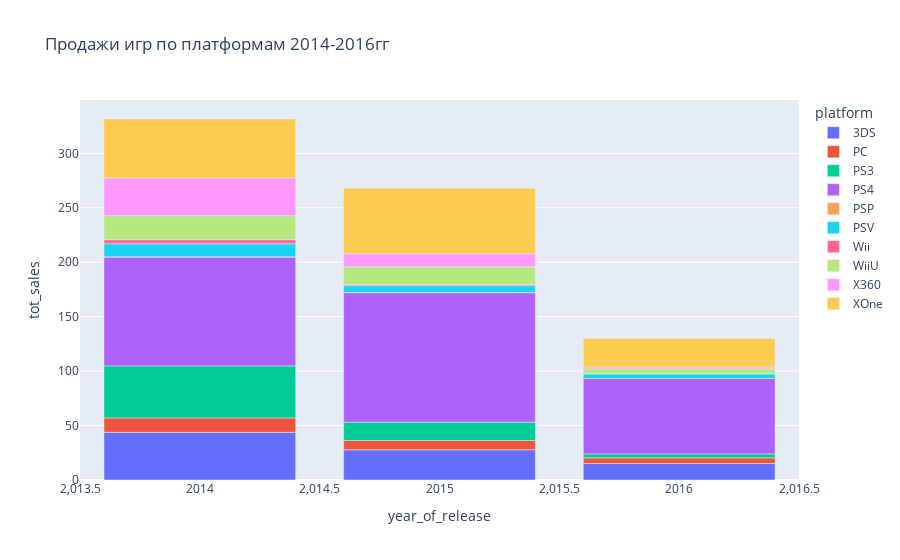

Notebook code for this chart:
### Code cell
# построим график распределения продаж по платформам за последние три года
px.bar(
    sales_by_platform_last, 
    x="year_of_release", 
    y="tot_sales", 
    color="platform", 
    title="Продажи игр по платформам 2014-2016гг"
).show()

### Figure 1 — Plotly figure (JSON) as saved in the notebook; plotly's stock layout.template omitted (floating-point values rounded to 4 significant figures)
{"data": [{"alignmentgroup": "True", "hovertemplate": "platform=3DS<br>year_of_release=%{x}<br>tot_sales=%{y}<extra></extra>", "legendgroup": "3DS", "marker": {"color": "#636efa", "pattern": {"shape": ""}}, "name": "3DS", "offsetgroup": "3DS", "orientation": "v", "showlegend": true, "textposition": "auto", "type": "bar", "x": [2014, 2015, 2016], "xaxis": "x", "y": [43.76, 27.78, 15.14], "yaxis": "y"}, {"alignmentgroup": "True", "hovertemplate": "platform=PC<br>year_of_release=%{x}<br>tot_sales=%{y}<extra></extra>", "legendgroup": "PC", "marker": {"color": "#EF553B", "pattern": {"shape": ""}}, "name": "PC", "offsetgroup": "PC", "orientation": "v", "showlegend": true, "textposition": "auto", "type": "bar", "x": [2014, 2015, 2016], "xaxis": "x", "y": [13.28, 8.52, 5.25], "yaxis": "y"}, {"alignmentgroup": "True", "hovertemplate": "platform=PS3<br>year_of_release=%{x}<br>tot_sales=%{y}<extra></extra>", "legendgroup": "PS3", "marker": {"color": "#00cc96", "pattern": {"shape": ""}}, "name": "PS3", "offsetgroup": "PS3", "orientation": "v", "showlegend": true, "textposition": "auto", "type": "bar", "x": [2014, 2015, 2016], "xaxis": "x", "y": [47.76, 16.82, 3.6], "yaxis": "y"}, {"alignmentgroup": "True", "hovertemplate": "platform=PS4<br>year_of_release=%{x}<br>tot_sales=%{y}<extra></extra>", "legendgroup": "PS4", "marker": {"color": "#ab63fa", "pattern": {"shape": ""}}, "name": "PS4", "offsetgroup": "PS4", "orientation": "v", "showlegend": true, "textposition": "auto", "type": "bar", "x": [2014, 2015, 2016], "xaxis": "x", "y": [100, 118.9, 69.25], "yaxis": "y"}, {"alignmentgroup": "True", "hovertemplate": "platform=PSP<br>year_of_release=%{x}<br>tot_sales=%{y}<extra></extra>", "legendgroup": "PSP", "marker": {"color": "#FFA15A", "pattern": {"shape": ""}}, "name": "PSP", "offsetgroup": "PSP", "orientation": "v", "showlegend": true, "textposition": "auto", "type": "bar", "x": [2014, 2015], "xaxis": "x", "y": [0.24, 0.12], "yaxis": "y"}, {"alignmentgroup": "True", "hovertemplate": "platform=PSV<br>year_of_release=%{x}<br>tot_sales=%{y}<extra></extra>", "legendgroup": "PSV", "marker": {"color": "#19d3f3", "pattern": {"shape": ""}}, "name": "PSV", "offsetgroup": "PSV", "orientation": "v", "showlegend": true, "textposition": "auto", "type": "bar", "x": [2014, 2015, 2016], "xaxis": "x", "y": [11.9, 6.25, 4.25], "yaxis": "y"}, {"alignmentgroup": "True", "hovertemplate": "platform=Wii<br>year_of_release=%{x}<br>tot_sales=%{y}<extra></extra>", "legendgroup": "Wii", "marker": {"color": "#FF6692", "pattern": {"shape": ""}}, "name": "Wii", "offsetgroup": "Wii", "orientation": "v", "showlegend": true, "textposition": "auto", "type": "bar", "x": [2014, 2015, 2016], "xaxis": "x", "y": [3.75, 1.14, 0.18], "yaxis": "y"}, {"alignmentgroup": "True", "hovertemplate": "platform=WiiU<br>year_of_release=%{x}<br>tot_sales=%{y}<extra></extra>", "legendgroup": "WiiU", "marker": {"color": "#B6E880", "pattern": {"shape": ""}}, "name": "WiiU", "offsetgroup": "WiiU", "orientation": "v", "showlegend": true, "textposition": "auto", "type": "bar", "x": [2014, 2015, 2016], "xaxis": "x", "y": [22.03, 16.35, 4.6], "yaxis": "y"}, {"alignmentgroup": "True", "hovertemplate": "platform=X360<br>year_of_release=%{x}<br>tot_sales=%{y}<extra></extra>", "legendgroup": "X360", "marker": {"color": "#FF97FF", "pattern": {"shape": ""}}, "name": "X360", "offsetgroup": "X360", "orientation": "v", "showlegend": true, "textposition": "auto", "type": "bar", "x": [2014, 2015, 2016], "xaxis": "x", "y": [34.74, 11.96, 1.52], "yaxis": "y"}, {"alignmentgroup": "True", "hovertemplate": "platform=XOne<br>year_of_release=%{x}<br>tot_sales=%{y}<extra></extra>", "legendgroup": "XOne", "marker": {"color": "#FECB52", "pattern": {"shape": ""}}, "name": "XOne", "offsetgroup": "XOne", "orientation": "v", "showlegend": true, "textposition": "auto", "type": "bar", "x": [2014, 2015, 2016], "xaxis": "x", "y": [54.07, 60.14, 26.15], "yaxis": "y"}], "layout": {"barmode": "relative", "legend": {"title": {"text": "platform"}, "tracegroupgap": 0}, "title": {"text": "Продажи игр по платформам 2014-2016гг"}, "xaxis": {"anchor": "y", "domain": [0, 1], "title": {"text": "year_of_release"}}, "yaxis": {"anchor": "x", "domain": [0, 1], "title": {"text": "tot_sales"}}}}
